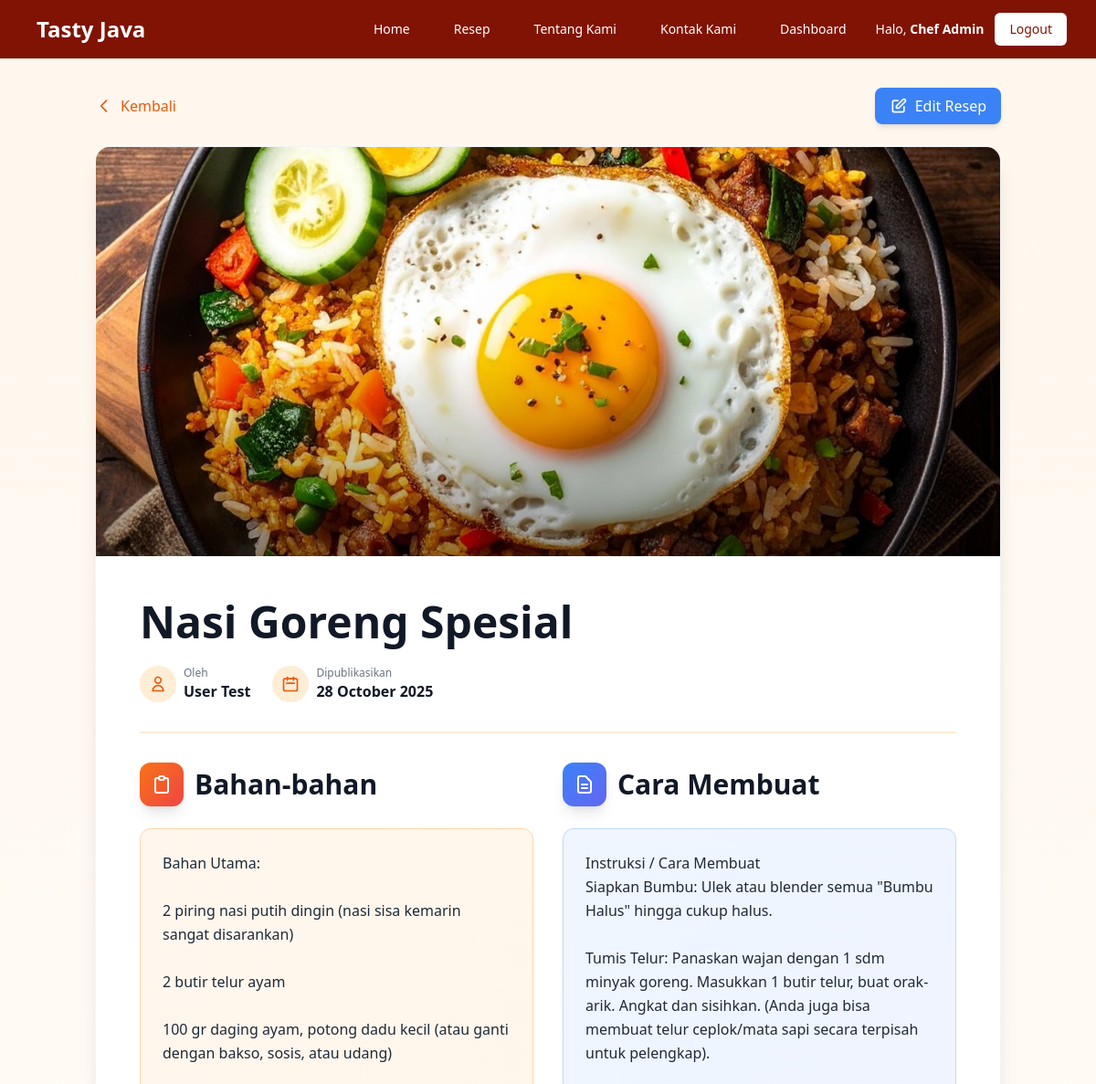
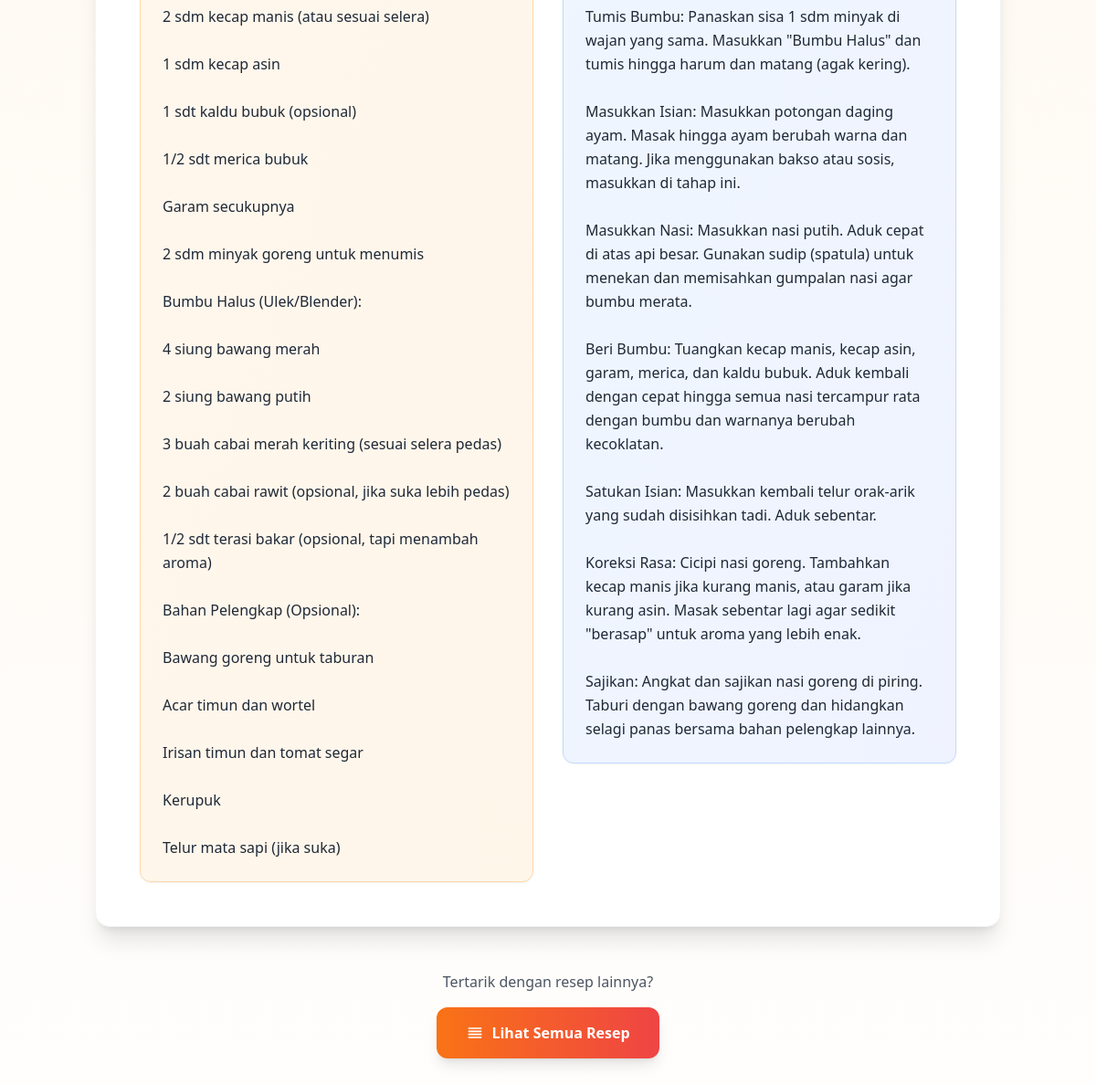
Screenshot of /public/recipe_detail.php?id=2 (signed in) with the database file from the repository (2 pictures, top to bottom).
### tables this page shows
CREATE TABLE `recipes` (
  `id` INT AUTO_INCREMENT PRIMARY KEY,
  `title` VARCHAR(255) NOT NULL,
  `ingredients` TEXT NOT NULL COMMENT 'Bahan-bahan resep',
  `instructions` TEXT NOT NULL COMMENT 'Langkah-langkah pembuatan',
  `featured_image` VARCHAR(255) NULL COMMENT 'Path ke gambar masakan',
  `author_id` INT,
  `created_at` TIMESTAMP DEFAULT CURRENT_TIMESTAMP,
  FOREIGN KEY (`author_id`) REFERENCES `users`(`id`) ON DELETE SET NULL
);

CREATE TABLE `users` (
  `id` INT AUTO_INCREMENT PRIMARY KEY,
  `name` VARCHAR(100) NOT NULL,
  `email` VARCHAR(100) NOT NULL UNIQUE,
  `password_hash` VARCHAR(255) NOT NULL,
  `role` ENUM('admin', 'editor', 'user') NOT NULL DEFAULT 'user',
  `created_at` TIMESTAMP DEFAULT CURRENT_TIMESTAMP
);

### public/recipe_detail.php (the view, shortened to what this page needs)
<?php
include '_header.php';
$recipe_id = $_GET['id'];
$stmt = $conn->prepare("SELECT r.title, r.ingredients, r.instructions, r.featured_image, u.name AS author_name, r.created_at
                       FROM recipes r
                       JOIN users u ON r.author_id = u.id
                       WHERE r.id = ?");
$stmt->bind_param("i", $recipe_id);
$stmt->execute();
$result = $stmt->get_result();
if ($result->num_rows === 1) {
    $recipe = $result->fetch_assoc();
} else {
    echo "<div class='container'><p>Resep tidak ditemukan.</p></div>";
    include '_footer.php';
    exit();
}
?>
<div class="min-h-screen bg-gradient-to-b from-orange-50 to-white">
    <div class="max-w-5xl mx-auto px-4 py-8">
        <div class="flex items-center justify-between mb-6">
            <a href="recipes.php" class="inline-flex items-center gap-2 text-orange-600 hover:text-orange-700 transition-all hover:gap-3 font-medium">
            <svg class="w-5 h-5" fill="none" stroke="currentColor" viewBox="0 0 24 24">
                <path stroke-linecap="round" stroke-linejoin="round" stroke-width="2" d="M15 19l-7-7 7-7"/>
            </svg>
            <span>Kembali</span>
            </a>
            <?php if (isset($_SESSION['user_role']) && ($_SESSION['user_role'] === 'admin' || $_SESSION['user_role'] === 'editor')): ?>
            <a href="admin/edit_recipe.php?id=<?php echo $recipe_id; ?>"
               class="inline-flex items-center gap-2 bg-blue-500 hover:bg-blue-600 text-white px-4 py-2 rounded-lg font-medium transition-colors shadow-md">
            <svg class="w-5 h-5" fill="none" stroke="currentColor" viewBox="0 0 24 24">
                <path stroke-linecap="round" stroke-linejoin="round" stroke-width="2" d="M11 5H6a2 2 0 00-2 2v11a2 2 0 002 2h11a2 2 0 002-2v-5m-1.414-9.414a2 2 0 112.828 2.828L11.828 15H9v-2.828l8.586-8.586z"/>
            </svg>
            <span>Edit Resep</span>
            </a>
            <?php endif; ?>
        </div>
        <article class="bg-white rounded-2xl shadow-xl overflow-hidden border border-gray-100">
            <?php if ($recipe['featured_image']): ?>
            <div class="relative w-full h-72 md:h-[28rem] overflow-hidden bg-gradient-to-br from-orange-100 to-red-100">
                <img src="<?php echo '/tasty_java/' . $recipe['featured_image']; ?>"
                     alt="<?php echo htmlspecialchars($recipe['title']); ?>"
                     class="w-full h-full object-cover hover:scale-105 transition-transform duration-500">
                <div class="absolute inset-0 bg-gradient-to-t from-black/40 via-transparent to-transparent"></div>
            </div>
            <?php endif; ?>
            <div class="p-8 md:p-12">
                <h1 class="text-4xl md:text-5xl font-bold text-gray-900 mb-6 leading-tight">
                    <?php echo htmlspecialchars($recipe['title']); ?>
                </h1>
                <div class="flex flex-wrap items-center gap-6 text-gray-600 pb-8 mb-8 border-b-2 border-orange-100">
                    <div class="flex items-center gap-2">
                        <div class="w-10 h-10 bg-orange-100 rounded-full flex items-center justify-center">
                            <svg class="w-5 h-5 text-orange-600" fill="none" stroke="currentColor" viewBox="0 0 24 24">
                                <path stroke-linecap="round" stroke-linejoin="round" stroke-width="2" d="M16 7a4 4 0 11-8 0 4 4 0 018 0zM12 14a7 7 0 00-7 7h14a7 7 0 00-7-7z"/>
                            </svg>
                        </div>
                        <div>
                            <p class="text-xs text-gray-500">Oleh</p>
                            <p class="font-semibold text-gray-900"><?php echo htmlspecialchars($recipe['author_name']); ?></p>
                        </div>
                    </div>
                    <div class="flex items-center gap-2">
                        <div class="w-10 h-10 bg-orange-100 rounded-full flex items-center justify-center">
                            <svg class="w-5 h-5 text-orange-600" fill="none" stroke="currentColor" viewBox="0 0 24 24">
                                <path stroke-linecap="round" stroke-linejoin="round" stroke-width="2" d="M8 7V3m8 4V3m-9 8h10M5 21h14a2 2 0 002-2V7a2 2 0 00-2-2H5a2 2 0 00-2 2v12a2 2 0 002 2z"/>
                            </svg>
                        </div>
                        <div>
                            <p class="text-xs text-gray-500">Dipublikasikan</p>
                            <p class="font-semibold text-gray-900"><?php echo date('d F Y', strtotime($recipe['created_at'])); ?></p>
                        </div>
                    </div>
                </div>
                <div class="grid lg:grid-cols-2 gap-8">
                    <section>
                        <div class="flex items-center gap-3 mb-6">
                            <div class="w-12 h-12 bg-gradient-to-br from-orange-500 to-red-500 rounded-xl flex items-center justify-center shadow-lg">
                                <svg class="w-6 h-6 text-white" fill="none" stroke="currentColor" viewBox="0 0 24 24">
                                    <path stroke-linecap="round" stroke-linejoin="round" stroke-width="2" d="M9 5H7a2 2 0 00-2 2v12a2 2 0 002 2h10a2 2 0 002-2V7a2 2 0 00-2-2h-2M9 5a2 2 0 002 2h2a2 2 0 002-2M9 5a2 2 0 012-2h2a2 2 0 012 2"/>
                                </svg>
                            </div>
                            <h2 class="text-2xl md:text-3xl font-bold text-gray-900">Bahan-bahan</h2>
                        </div>
                        <div class="bg-gradient-to-br from-orange-50 to-orange-100/50 rounded-xl p-6 border border-orange-200 shadow-sm">
                            <div class="text-gray-800 leading-relaxed space-y-2">
                                <?php echo nl2br(htmlspecialchars($recipe['ingredients'])); ?>
                            </div>
                        </div>
                    </section>
                    <section>
                        <div class="flex items-center gap-3 mb-6">
                            <div class="w-12 h-12 bg-gradient-to-br from-blue-500 to-indigo-500 rounded-xl flex items-center justify-center shadow-lg">
                                <svg class="w-6 h-6 text-white" fill="none" stroke="currentColor" viewBox="0 0 24 24">
                                    <path stroke-linecap="round" stroke-linejoin="round" stroke-width="2" d="M9 12h6m-6 4h6m2 5H7a2 2 0 01-2-2V5a2 2 0 012-2h5.586a1 1 0 01.707.293l5.414 5.414a1 1 0 01.293.707V19a2 2 0 01-2 2z"/>
                                </svg>
                            </div>
                            <h2 class="text-2xl md:text-3xl font-bold text-gray-900">Cara Membuat</h2>
                        </div>
                        <div class="bg-gradient-to-br from-blue-50 to-indigo-100/50 rounded-xl p-6 border border-blue-200 shadow-sm">
                            <div class="text-gray-800 leading-relaxed space-y-2">
                                <?php echo nl2br(htmlspecialchars($recipe['instructions'])); ?>
                            </div>
                        </div>
                    </section>
                </div>
            </div>
        </article>
        <div class="mt-12 text-center">
            <div class="inline-block">
                <p class="text-gray-600 mb-4">Tertarik dengan resep lainnya?</p>
                <a href="recipes.php" class="inline-flex items-center gap-2 bg-gradient-to-r from-orange-500 to-red-500 hover:from-orange-600 hover:to-red-600 text-white px-8 py-4 rounded-xl font-semibold shadow-lg hover:shadow-xl transition-all transform hover:scale-105">
                    <svg class="w-5 h-5" fill="none" stroke="currentColor" viewBox="0 0 24 24">
                        <path stroke-linecap="round" stroke-linejoin="round" stroke-width="2" d="M4 6h16M4 10h16M4 14h16M4 18h16"/>
                    </svg>
                    <span>Lihat Semua Resep</span>
                </a>
            </div>
        </div>
    </div>
</div>
<?php
include '_footer.php';
?>

### rows the page displays
recipes: featured_image (picture), title "Nasi Goreng Spesial", author.name "User Test", created_at "28 October 2025", ingredients "Bahan Utama: 2 piring nasi putih dingin (nasi sisa kemarin sangat disarankan) 2 butir telur ayam 100 gr daging ayam, potong dadu kecil (atau ganti dengan bakso, sosis, atau udang) 2 sdm kecap manis (atau sesuai selera) 1 sdm kecap asin 1 sdt kaldu bubuk (opsional) 1/2 sdt merica bubuk Garam secukupnya 2 sdm minyak goreng untuk menumis Bumbu Halus (Ulek/Blender): 4 siung bawang merah 2 siung bawang putih 3 buah cabai merah keriting (sesuai selera pedas) 2 buah cabai rawit (opsional, jika suka lebih pedas) 1/2 sdt terasi bakar (opsional, tapi menambah aroma) Bahan Pelengkap (Opsional): Bawang goreng untuk taburan Acar timun dan wortel Irisan timun dan tomat segar Kerupuk Telur mata sapi (jika…", instructions "Instruksi / Cara Membuat Siapkan Bumbu: Ulek atau blender semua \"Bumbu Halus\" hingga cukup halus. Tumis Telur: Panaskan wajan dengan 1 sdm minyak goreng. Masukkan 1 butir telur, buat orak-arik. Angkat dan sisihkan. (Anda juga bisa membuat telur ceplok/mata sapi secara terpisah untuk pelengkap). Tumis Bumbu: Panaskan sisa 1 sdm minyak di wajan yang sama. Masukkan \"Bumbu Halus\" dan tumis hingga harum dan matang (agak kering). Masukkan Isian: Masukkan potongan daging ayam. Masak hingga ayam berubah warna dan matang. Jika menggunakan bakso atau sosis, masukkan di tahap ini. Masukkan Nasi: Masukkan nasi putih. Aduk cepat di atas api besar. Gunakan sudip (spatula) untuk menekan dan memisahkan…"

### other values shown
$_SESSION['user_name'] "Chef Admin"
